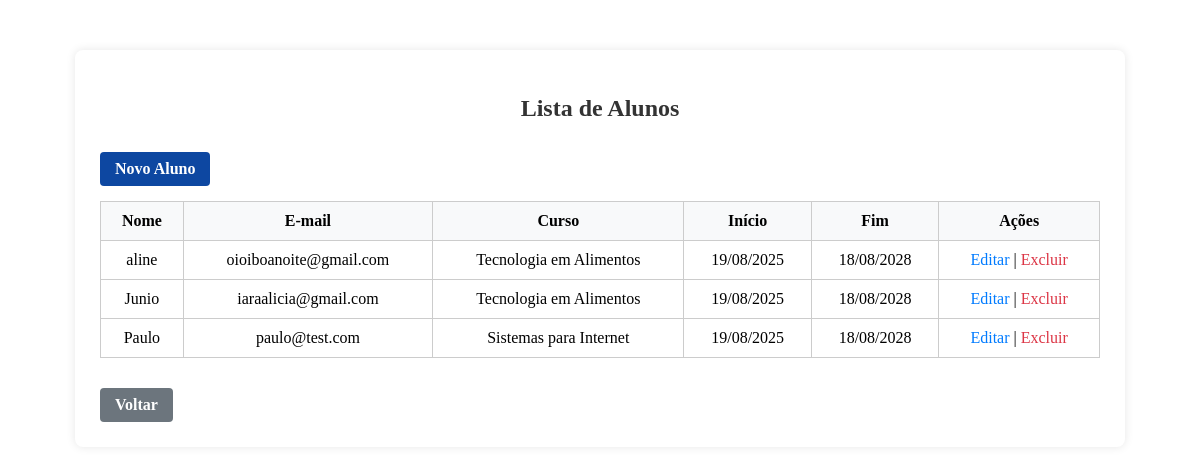
The page /alunos/ (signed in) on the database its author committed.
### core/models.py (models this page shows, shortened)
class Aluno(models.Model):
    nome = models.CharField(max_length=100)
    email = models.EmailField()
    curso = models.ForeignKey(Curso, on_delete=models.CASCADE)
    @property
    def inicio_curso(self):
        return self.curso.inicio
    @property
    def fim_curso(self):
        return self.curso.fim

class Curso(models.Model):
    nome = models.CharField(max_length=100)
    duracao = models.IntegerField(help_text="Duração em anos")
    vagas = models.IntegerField()
    inicio = models.DateField(default=timezone.now)  # gera valor automaticamente
    fim = models.DateField(null=True, blank=True)   # calculado no save()
    def save(self, *args, **kwargs):
        if self.inicio and self.duracao:
            self.fim = self.inicio + timedelta(days=self.duracao * 365)
        super().save(*args, **kwargs)

### core/views.py (the view)
# urls.py: path('alunos/', views.lista_alunos, name='lista_alunos'),
@login_required
def lista_alunos(request):
    alunos = Aluno.objects.all()
    return render(request, 'core/lista_alunos.html', {'alunos': alunos})

### templates/core/lista_alunos.html (shortened to what this page needs)
{% load static %}
<!DOCTYPE html>
<html lang="pt-br">
<head>
    <link rel="stylesheet" href="{% static 'eduflex/css/style_lista.css' %}">
</head>
<body>
    <div class="lista-container">
        <h2 class="titulo-lista">Lista de Alunos</h2>
        <a class="botao botao-novo" href="{% url 'core:cadastrar_aluno' %}">Novo Aluno</a>
        <table class="tabela-lista">
            <thead>
                <tr>
                    <th>Nome</th>
                    <th>E-mail</th>
                    <th>Curso</th>
                    <th>Início</th>
                    <th>Fim</th>
                    <th>Ações</th>
                </tr>
            </thead>
            <tbody>
                {% for aluno in alunos %}
                <tr>
                    <td>{{ aluno.nome }}</td>
                    <td>{{ aluno.email }}</td>
                    <td>{{ aluno.curso.nome }}</td>
                    <td>{{ aluno.inicio_curso|date:"d/m/Y" }}</td>
                    <td>{{ aluno.fim_curso|date:"d/m/Y" }}</td>
                    <td>
                        <a class="acao-link" href="{% url 'core:editar_aluno' aluno.id %}">Editar</a> |
                        <a class="acao-link excluir" href="{% url 'core:deletar_aluno' aluno.id %}">Excluir</a>
                    </td>
                </tr>
                {% empty %}
                <tr><td colspan="6">Nenhum aluno cadastrado.</td></tr>
                {% endfor %}
            </tbody>
        </table>
        <a class="botao botao-voltar" href="/">Voltar</a>
    </div>
</body>
</html>

### templates/static/eduflex/css/style_lista.css (style rules this page uses)
.lista-container { max-width: 1000px; margin: 50px auto; background-color: white; padding: 25px; border-radius: 8px; box-shadow: 0 0 10px rgba(0,0,0,0.1); }
.titulo-lista { text-align: center; margin-bottom: 20px; color: #333; }
.tabela-lista { width: 100%; border-collapse: collapse; margin-bottom: 20px; }
.tabela-lista th, .tabela-lista td { border: 1px solid #ccc; padding: 10px; text-align: center; }
.tabela-lista th { background-color: #f8f9fa; }
.botao { display: inline-block; padding: 8px 15px; margin-top: 10px; text-decoration: none; border: none; border-radius: 4px; font-weight: bold; cursor: pointer; transition: background-color 0.3s ease; }
.botao-novo { background-color: #0d47a1; color: white; margin-bottom: 15px; }
.botao-voltar { background-color: #6c757d; color: white; }
.acao-link { color: #007bff; text-decoration: none; }
.acao-link.excluir { color: #dc3545; }

### rows shown on the page
Aluno: nome "aline", email "oioiboanoite@gmail.com", curso.nome "Tecnologia em Alimentos", inicio_curso "19/08/2025", fim_curso "18/08/2028"
Aluno: nome "Junio", email "iaraalicia@gmail.com", curso.nome "Tecnologia em Alimentos", inicio_curso "19/08/2025", fim_curso "18/08/2028"
Aluno: nome "Paulo", email "paulo@test.com", curso.nome "Sistemas para Internet", inicio_curso "19/08/2025", fim_curso "18/08/2028"
